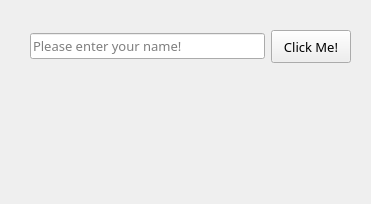
<?xml version="1.0" encoding="UTF-8"?>
<ui version="4.0">
 <class>ClickMe</class>
 <widget class="QWidget" name="ClickMe">
  <property name="geometry">
   <rect>
    <x>0</x>
    <y>0</y>
    <width>371</width>
    <height>204</height>
   </rect>
  </property>
  <property name="font">
   <font>
    <family>Segoe Print</family>
    <pointsize>10</pointsize>
   </font>
  </property>
  <property name="windowTitle">
   <string>QT App</string>
  </property>
  <widget class="QLabel" name="label">
   <property name="geometry">
    <rect>
     <x>30</x>
     <y>90</y>
     <width>161</width>
     <height>61</height>
    </rect>
   </property>
   <property name="font">
    <font>
     <family>Segoe Print</family>
     <pointsize>19</pointsize>
    </font>
   </property>
   <property name="text">
    <string/>
   </property>
  </widget>
  <widget class="QWidget" name="">
   <property name="geometry">
    <rect>
     <x>30</x>
     <y>30</y>
     <width>321</width>
     <height>33</height>
    </rect>
   </property>
   <layout class="QHBoxLayout" name="horizontalLayout">
    <item>
     <widget class="QLineEdit" name="lineEdit">
      <property name="placeholderText">
       <string>Please enter your name! </string>
      </property>
     </widget>
    </item>
    <item>
     <widget class="QPushButton" name="button_clickme">
      <property name="sizePolicy">
       <sizepolicy hsizetype="Maximum" vsizetype="Preferred">
        <horstretch>0</horstretch>
        <verstretch>0</verstretch>
       </sizepolicy>
      </property>
      <property name="text">
       <string>Click Me!</string>
      </property>
      <property name="autoRepeatInterval">
       <number>200</number>
      </property>
     </widget>
    </item>
   </layout>
  </widget>
 </widget>
 <resources/>
 <connections/>
</ui>
